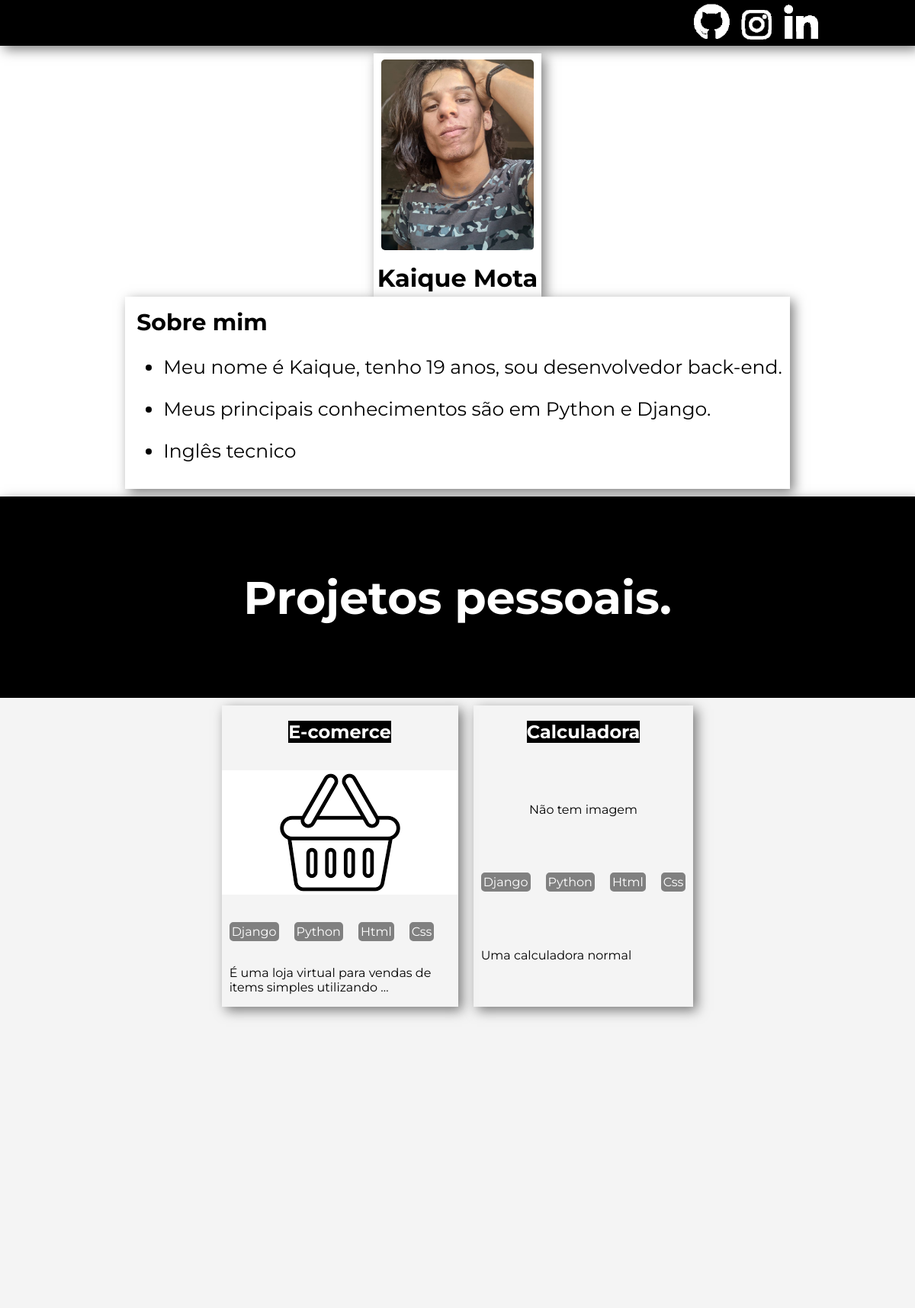
The app's page /, older data.
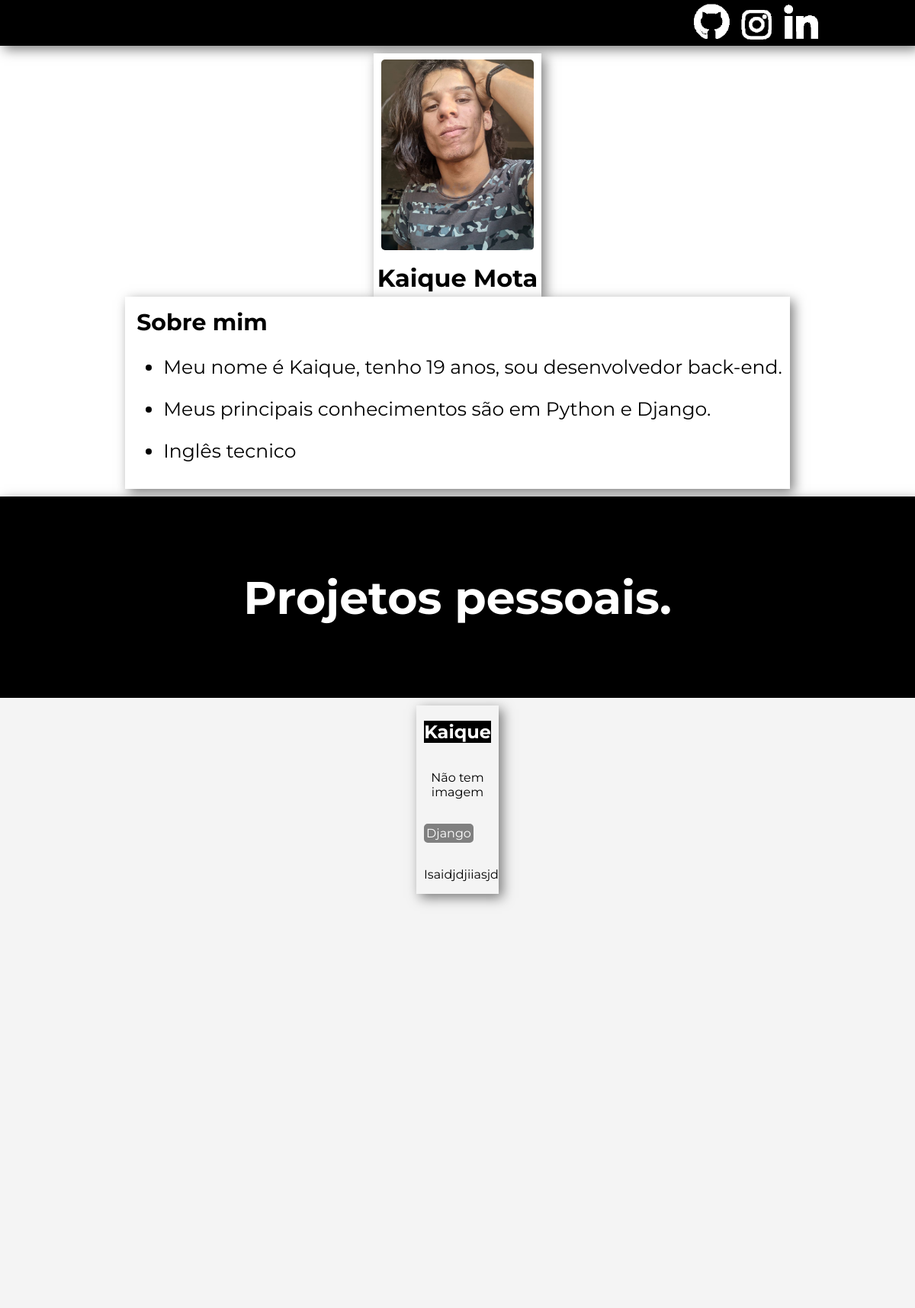
The same page, newer data.
### paginas/models.py (models this page shows, shortened)
class Projeto(models.Model):
    nome = models.CharField(max_length=255)
    thumbnailHome = models.ImageField(upload_to='images', blank=True,null=True)
    projlink = models.CharField(max_length=255, blank=True, null=True)
    thumbnailDetail = models.ImageField(upload_to='images', blank=True,null=True)
    slug = slug = AutoSlugField(unique=True, always_update=False, populate_from="nome")
    descricao = models.CharField(max_length=255)
    tec_nome = models.ManyToManyField(Tecnologias)

class Tecnologias(models.Model):
    tec_nome = models.CharField(max_length=255)
    def __str__(self):
        return self.tec_nome

### paginas/views.py (the view)
# urls.py: path('', views.home, name='home'),
def home(request):
    url = request.get_full_path()
    projetos = Projeto.objects.all()
    tecnologias = Tecnologias.objects.all()
    context = {'projetos':projetos, 'tecnologias':tecnologias}
    return render(request,'paginas/home.html', context)

### paginas/templates/paginas/home.html
{% extends 'paginas/main.html' %}
{% load static %}
{% block content %}
<main>
    <div class="divperfiel">
        <div class="divperfnome">
            <div >
                <img class="profilephoto" src="{% static 'paginas/images/profile_pic.jpg' %}" alt="">
            </div>
            <h1 class="h1title">Kaique Mota</h1>
        </div>
        <div class="divperfresumo">
            <h2 class="h1title">Sobre mim</h2>
            <ul class="resumotext">
                <li><p>Meu nome é Kaique,  tenho 19 anos,
                    sou desenvolvedor back-end.
                </p></li>
                <li><p>Meus principais conhecimentos são em Python e Django. </p></li>
                <li><p>Inglês tecnico</p></li>
            </ul>
        </div>
    </div>
    <div class="divprojcontainer">
            <h1>Projetos pessoais.</h1>
        </div>
            <div class="projetoscontainer">
                {% for p in projetos %}
                    <div class="projetobox">
                        <div class="grid-1">
                                <h2 style="text-align: center"><a class="protitle" href="{% url 'paginas:projeto' p.slug %}">{{p.nome}}</a></h2>
                        </div>
                        <div class="grid-2">
                            {% if p.thumbnailHome %}
                            <p><img  src="{{p.thumbnailHome.url}}" alt=""></p>
                            {% else %}
                                <p style="text-align:center;">Não tem imagem</p>
                            {% endif %}
                        </div>
                        <div class="grid-3">
                            {% for tec in p.tec_nome.all %}
                            <p class="grid-3tecname">{{tec}}</p>
                            {% endfor %}
                        </div>
                        <div class="grid-4">
                            <p>{{p.descricao|truncatewords:10}}</p>
                        </div>
                    </div>
                {% endfor %}
            </div>
    </main>
{% endblock %}

### paginas/templates/paginas/main.html (shortened to what this page needs)
{% load static %}
<!DOCTYPE html>
<html lang="pt-br">
<head>
    <link rel="stylesheet" href="{% static 'paginas/css/main.css' %}
    ">
</head>
<body class="bodyreset">
    {% include 'paginas/navbar.html' %}
    {% block content %}
    {% endblock %}
</body>
</html>

### paginas/templates/paginas/navbar.html (shortened to what this page needs)
{% load static %}
<nav >
    <ul class="navbody">
        <div>
            <li class="barindex"><a href="https://github.com/Kaique425" target="_blank" ><img src="{% static 'paginas/images/git.png' %}" alt=""></a></li>
            <li class="barindex"><a href="https://www.instagram.com/kaique_motah/" target="_blank"><img src="{% static 'paginas/images/insta.png' %}" alt=""></a></li>
            <li class="barindex"><a href="https://www.linkedin.com/in/kaique-mota-296007203/" target="_blank"><img src="{% static 'paginas/images/lin.png' %}" alt=""></a></li>
        </div>
    </ul>
</nav>

### paginas/paginas/css/main.css (style rules this page uses)
* { font-family: "Montserrat", sans-serif; text-decoration: none; }
body, html { overflow-x: hidden; margin: 0; padding: 0; width: 100vw; box-sizing: border-box; }
.h1title { margin: 5px; }
.profilephoto { width: 200px; border-radius: 5px; margin: 8px; }
.navbody { box-shadow: 5px 5px 15px #00000080; margin: 0; display: flex; height: 40px; justify-content: space-between; padding: 10px 10%; background-color: rgb(0, 0, 0); align-items: center; flex-direction: row; flex-wrap: nowrap; align-content: center; }
.barindex { margin: 0px; padding: 0px 5px; display: inline-block; color: rgb(255, 255, 255); }
.divprojcontainer { box-shadow: 5px 5px 15px #00000080; width: 100vw; display: flex; background-color: rgb(0, 0, 0); color: #ffffff; height: 33vh; font-size: 30px; justify-content: center; align-items: center; text-align: center; }
.divperfiel { justify-self: center; width: 85vw; margin: auto; padding: 10px; display: flex; flex-wrap: wrap; align-content: center; justify-content: space-evenly; flex-direction: row; }
.divperfnome { text-align: center; grid-area: "divnome"; background-color: #ffffff; box-shadow: 5px 5px 15px #00000080; height: auto; }
.divperfresumo { padding: 10px; background-color: #ffffff; box-shadow: 5px 5px 15px #00000080; height: auto; font-size: 20px; }
.resumotext { font-size: 25px; }
.projetoscontainer { box-shadow: 5px 5px 15px #00000080; justify-content: center; width: 100vw; height: 100vh; display: flex; background-color: #F4F4F4; flex-direction: row; align-content: flex-start; flex-wrap: wrap; }
.projetobox { display: grid; width: min-content; box-shadow: 5px 5px 15px #00000080; margin: 10px; }
.protitle { text-decoration: none; text-align:center; margin: auto; margin-bottom: 5px; height: 60px; background-color: rgb(0, 0, 0); color: white; }
.grid-1 { grid-area: 'grid-1'; color: white; }
.grid-2 { grid-area: 'grid-2'; }
.grid-3 { grid-area: 'grid-3'; display: flex; grid-auto-rows: min-content; align-items: flex-start }
.grid-3tecname { margin-left: 10px; margin-right: 10px; border-radius: 5px; border-style: solid; border-color: gray ; background-color: gray ; color: white; justify-content: center; }
.grid-4 { margin-left: 10px; text-overflow: clip; grid-area: 'grid-4'; height: min-content; }

Row changes from the older to the newer data that the page shows:
removed Projeto: nome "E-comerce", thumbnailHome (picture), descricao "É uma loja virtual para vendas de items simples utilizando …", Tecnologias (tec_nome "Django")
removed Tecnologias: tec_nome "Python"
removed Tecnologias: tec_nome "Html"
removed Tecnologias: tec_nome "Css"
removed Projeto: nome "Calculadora", shows "Não tem imagem", descricao "Uma calculadora normal", Tecnologias (tec_nome "Django")
added Projeto: nome "Kaique", thumbnailHome "Não tem imagem", descricao "Isaidjdjiiasjd", Tecnologias (tec_nome "Django")
